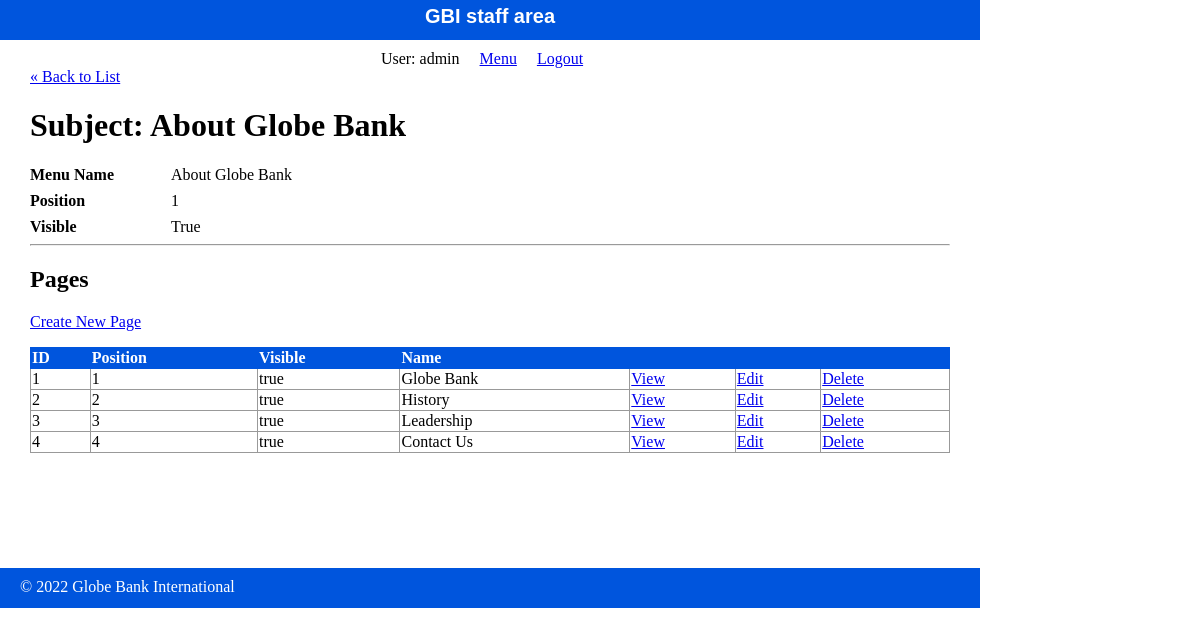
Screenshot of /staff/subjects/show.php (signed in) with the database file from the repository.
### tables this page shows
CREATE TABLE `subjects` (
  `id` int(11) NOT NULL,
  `menu_name` varchar(255) DEFAULT NULL,
  `position` int(3) DEFAULT NULL,
  `visible` tinyint(1) DEFAULT NULL
);

CREATE TABLE `pages` (
  `id` int(11) NOT NULL,
  `subject_id` int(11) DEFAULT NULL,
  `menu_name` varchar(255) DEFAULT NULL,
  `position` int(3) DEFAULT NULL,
  `visible` tinyint(1) DEFAULT NULL,
  `content` text DEFAULT NULL
);

### private/functions.php (called while the page is built, shortened)
<?php
function url_for($script_path) {
  return WWW_ROOT . $script_path;
}
function u($string){
  return urlencode($string);
}
function h($string){
  return htmlspecialchars($string);
}
?>

### private/database.php (called while the page is built, shortened)
<?php
function db_escape($db,$string){
  return mysqli_real_escape_string($db,$string);
}
?>

### private/query_functions.php (called while the page is built, shortened)
<?php
function get_subject_by_id($id, $options = []){
  global $db;
  $visible = $options['visible'] ?? false;
  $sql = "SELECT * FROM subjects ";
  $sql .= "WHERE id='" . db_escape($db,$id) . "'";
  $result = mysqli_query($db, $sql);
  $subject = mysqli_fetch_assoc($result);
  return $subject;
 }
function get_pages_by_subject_id($subject_id, $options = []){
  global $db;
  $visible = $options['visible'] ?? false;
  $sql = "SELECT * FROM pages ";
  $sql .= "WHERE subject_id='" . db_escape($db,$subject_id) . "' ";
  $sql .= "ORDER BY position ASC";
  $result_set = mysqli_query($db,$sql);
  return $result_set;
 }
?>

### public/staff/subjects/show.php (the view, shortened to what this page needs)
<?php
$id = $_GET['id'] ?? '1';
$subject = get_subject_by_id($id);
$page_set = get_pages_by_subject_id($id);
?>
<?php include(SHARED_PATH . '/staff_header.php'); ?>
<div id="content">
  <a class="back-link" href="<?php echo url_for('/staff/subjects/index.php'); ?>">&laquo; Back to List</a>
  <div class="subject new">
    <h1>Subject: <?php echo h($subject['menu_name']) ?></h1>
      <dl>
        <dt>Menu Name</dt>
        <dd><?php echo h($subject['menu_name']) ?></dd>
      </dl>
      <dl>
        <dt>Position</dt>
        <dd><?php echo h($subject['position']) ?></dd>
      </dl>
      <dl>
        <dt>Visible</dt>
        <dd><?php echo $subject['visible'] === '1' ? 'True' : 'False' ?></dd>
      </dl>
  </div>
  <hr />
  <div class="pages listing">
  <h2>Pages</h2>
<div class="actions">
  <a class="action" href="<?php echo url_for('/staff/pages/new.php?subject_id=' . h(u($subject['id']))); ?>">Create New Page</a>
</div>
<div>
  <table class="list">
    <tr>
    <th>ID</th>
    <th>Position</th>
    <th>Visible</th>
    <th>Name</th>
    <th>&nbsp;</th>
    <th>&nbsp;</th>
    <th>&nbsp;</th>
    </tr>
    <?php
      while ($page = mysqli_fetch_assoc($page_set)) {
    ?>
    <tr>
    <td><?php echo h($page['id']) ?></td>
    <td><?php echo h($page['position']) ?></td>
    <td><?php echo $page['visible'] == 1 ? 'true' : 'false'; ?></td>
    <td><?php echo h($page['menu_name']) ?></td>
    <td><a class="action" href="<?php echo url_for('/staff/pages/show.php?id=' . h(u($page['id']))) ?>">View</a></td>
    <td><a class="action" href="<?php echo url_for('/staff/pages/edit.php?id=' . h(u($page['id']))) ?>">Edit</a></td>
    <td><a class="action" href="<?php echo url_for('/staff/pages/delete.php?id=' . h(u($page['id']))) ?>">Delete</a></td>
    </tr>
    <?php } ?>
  </table>
</div>
</div>
</div>
<?php include(SHARED_PATH . '/staff_footer.php'); ?>

### public/stylesheets/staff.css (style rules this page uses)
html { height: 100%; width: 100%; }
body { height: 90vh; width: 100%; margin: 0; padding: 0; }
#content { width: 920px; min-height: 500px; padding: 0 30px; }
.actions { margin-bottom: 1em; }
table { border-collapse: collapse; vertical-align: top; }
table.list { width: 100%; }
table.list tr td { border: 1px solid #999999; }
table.list tr th { border: 1px solid #0055DD; background: #0055DD; color: white; text-align: left; }
dl { clear: both; overflow: hidden; margin: 0.5em 0; }
dt { float: left; font-weight: bold; width: 125px; }
dd { float: left; margin-left: 1em; }

### rows the page displays
subjects: menu_name "About Globe Bank", position "1"
pages: id "1", position "1", visible "true", menu_name "Globe Bank"
pages: id "2", position "2", visible "true", menu_name "History"
pages: id "3", position "3", visible "true", menu_name "Leadership"
pages: id "4", position "4", visible "true", menu_name "Contact Us"

### other values shown
$_SESSION['username'] "admin"
